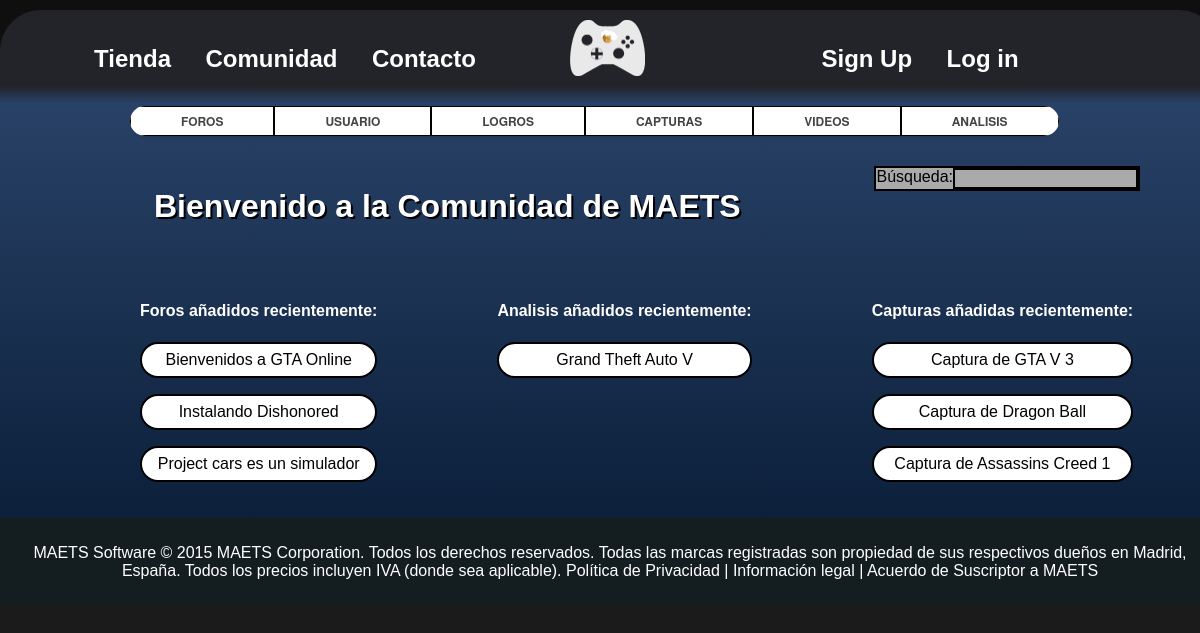
The page /community.php on the database its author committed.
### tables this page shows
CREATE TABLE IF NOT EXISTS `hilo` (
`Id` int(10) NOT NULL,
  `Titulo` varchar(200) NOT NULL,
  `Texto` longtext NOT NULL,
  `Fecha_de_creacion` date NOT NULL,
  `IdUsuario` int(10) NOT NULL
);

CREATE TABLE IF NOT EXISTS `analisis` (
  `IdJuego` int(10) NOT NULL,
  `IdUsuario` int(10) NOT NULL,
  `Texto` longtext NOT NULL,
  `Recomendado` tinyint(1) NOT NULL,
  `Fecha` datetime NOT NULL
);

CREATE TABLE IF NOT EXISTS `juego` (
`Id` int(10) NOT NULL,
  `Titulo` varchar(100) NOT NULL,
  `Portada` varchar(100) NOT NULL,
  `Precio` float NOT NULL,
  `Edad` int(3) NOT NULL,
  `Descripcion` varchar(100) NOT NULL,
  `DescripcionLarga` longtext NOT NULL,
  `Companyia` varchar(100) NOT NULL,
  `Tipo` enum('Free_to_Play','Acceso_Anticipado','Accion','Aventura','Carreras','Casual','Deportes','Estrategia','Indie','Multijugador_Masivo','Rol','Simuladores') NOT NULL,
  `Etiquetas` varchar(200) NOT NULL,
  `Idiomas` enum('Ingles','Espanyol','Ruso','Italiano','Chino','Japones','Frances','Portugues','Arabe') NOT NULL,
  `Ventas` int(12) NOT NULL,
  `Fecha` date NOT NULL
);

CREATE TABLE IF NOT EXISTS `capturas` (
`Id` int(11) NOT NULL,
  `IDUsuario` int(5) NOT NULL,
  `Nombre` varchar(100) NOT NULL,
  `Ruta` varchar(150) NOT NULL,
  `Fecha` datetime NOT NULL
);

### include/communityBD.php (called while the page is built, shortened)
<?php
function selectMasComunidad($num, $column, $table) {
	$connection = createConnection();
 	$sql = "SELECT * FROM " .$table. " ORDER BY " .$column. " Desc LIMIT " .$num;
 	$res = $connection->query($sql) or die ($connection->error). " en la linea".(_LINE_-1);
	while($ret[] = $res->fetch_assoc());
	return ($ret);
}
?>

### include/communityOp.php (called while the page is built, shortened)
<?php
require('communityBD.php');
function seleccionarMasComunidad($num, $column, $table){
	return (selectMasComunidad($num, $column, $table));
}
?>

### include/shopBD.php (called while the page is built, shortened)
<?php
function selectJuegoById($id, $gen) {
	$connection=createConnection();
	$sql = "SELECT * FROM juego WHERE Id = '$id'";
	$res = $connection->query($sql) or die ($connection->error. " en la linea". (_LINE_-1));
	if($ret = $res->fetch_assoc()) {
		return ($ret);
	}
	return (NULL);
}
?>

### include/vComunidad.php (the view, shortened to what this page needs)
<?php
require_once('communityOp.php');
require_once('usersBD.php');
require_once('shopBD.php');
	function generarUltimosForos($num) {
		$ultimosForos = seleccionarMasComunidad($num, 'Fecha_de_creacion', 'hilo');
		echo "<div id='foros_ultimos'>";
			echo "<h4> Foros añadidos recientemente: </h4>";
			foreach ($ultimosForos as $aux) {
				if($aux != NULL)
					echo "<p>" .$aux['Titulo']. "</p>";
			}
		echo "</div>";
	}
	function generarUltimosAnalisis($num) {
		$ultimosAnalisis = seleccionarMasComunidad($num, 'Fecha', 'analisis');
		echo "<div id='analisis_ultimos'>";
			echo "<h4> Analisis añadidos recientemente: </h4>";
			foreach ($ultimosAnalisis as $aux) {
				if($aux != NULL) {
					$nombreJuego = selectJuegoById($aux['IdJuego'], 'index')['Titulo'];
					echo "<p>" .$nombreJuego. "</p>";
				}
			}
		echo "</div>";
	}
	function generarUltimasCapturas($num) {
		$ultimasCapturas = seleccionarMasComunidad($num, 'Fecha', 'capturas');
		echo "<div id='capturas_ultimas'>";
			echo "<h4> Capturas añadidas recientemente: </h4>";
			foreach ($ultimasCapturas as $aux) {
				if($aux != NULL)
					echo "<p>" .$aux['Nombre']. "</p>";
			}
		echo "</div>";
	}
?>

### css/main.css (style rules this page uses)
body { font-family: sans-serif; text-align: center; background-color: rgb(27,27,27); }

### css/community.css (style rules this page uses)
#juegos,#foros_ultimos,#analisis_ultimos, #capturas_ultimas, h4 { color: white; text-align: center; }
#juegos,#foros_ultimos,#analisis_ultimos,#capturas_ultimas { float: left; margin-left: 120px; margin-top: 35px; }
#juegos p,#foros_ultimos p,#analisis_ultimos p, #capturas_ultimas p { color: black; padding: 7px; border-radius: 100px; border-style: solid; border-width: 2px; border-color: #000000; background: #FFFFFF; text-align: center; }

### rows shown on the page
hilo: Titulo "Bienvenidos a GTA Online"
hilo: Titulo "Instalando Dishonored"
hilo: Titulo "Project cars es un simulador"
analisis: IdJuego.Titulo "Grand Theft Auto V"
capturas: Nombre "Captura de GTA V 3"
capturas: Nombre "Captura de Dragon Ball"
capturas: Nombre "Captura de Assassins Creed 1"
